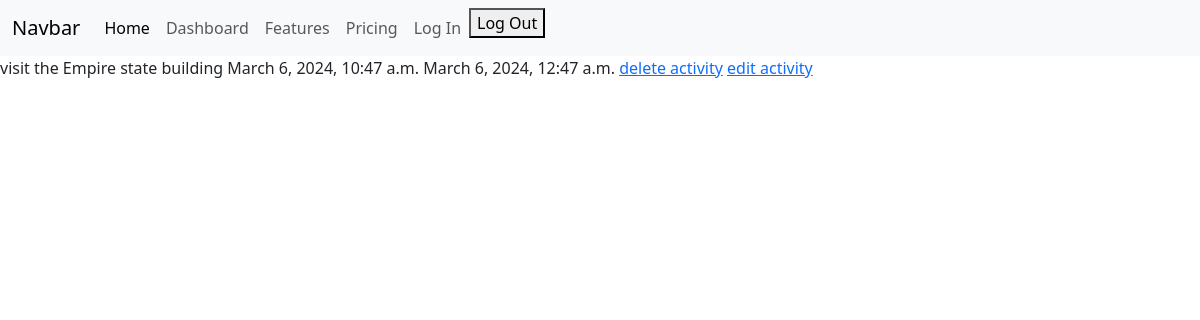
Screenshot of /trip/activity/12 (signed in) with the database file from the repository.
### travel/models.py (models this page shows)
class Activity(models.Model):
    trip = models.ForeignKey(Trip, on_delete = models.CASCADE, null=True)
    name = models.CharField(max_length = 100)
    start_time = models.DateTimeField()
    end_time = models.DateTimeField()
    link = models.URLField(blank=True)

### travel/views.py (the view)
# urls.py: path('trip/activity/<int:pk>', ActivityDetailView.as_view(), name='activity-detail'),
class ActivityDetailView(LoginRequiredMixin, DetailView):
    model = Activity

### travel/templates/travel/activity_detail.html
{% extends "travel/base.html" %}
{% block content %}
{{ object.name }}
{{object.start_time}}
{{object.end_time}}
<a href="{% url 'delete-activity' object.pk %}">delete activity</a>
<a href="{% url 'activity-update' object.pk %}">edit activity</a>
{% endblock content %}

### rows the page displays
Activity: name "visit the Empire state building", start_time "March 6, 2024, 10:47 a.m.", end_time "March 6, 2024, 12:47 a.m."
